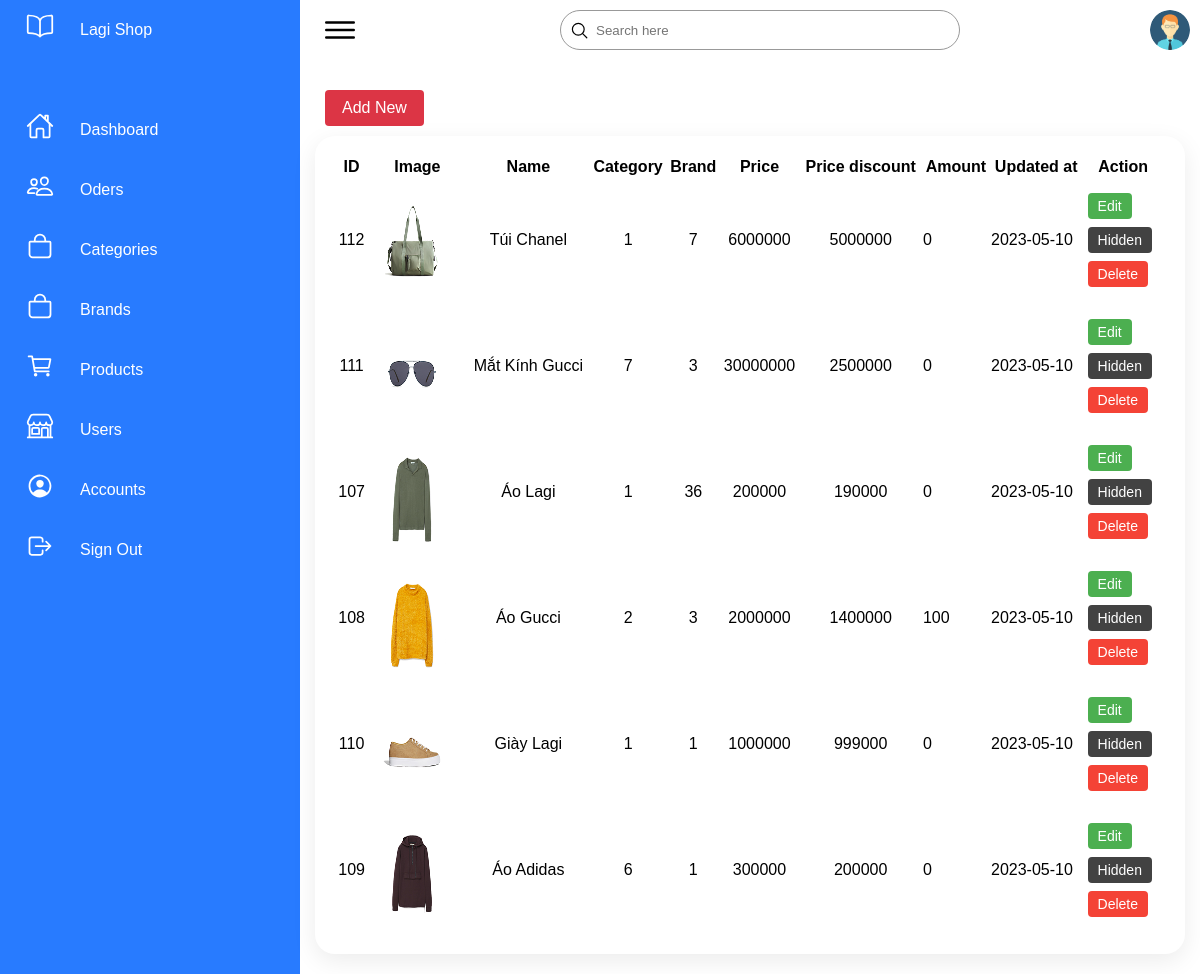
Screenshot of /doan/Shop_php/admin/products.php (signed in) with the database file from the repository.
### tables this page shows
CREATE TABLE `product` (
  `productId` int(100) NOT NULL,
  `productName` tinytext NOT NULL,
  `catId` int(110) NOT NULL,
  `brandId` int(110) NOT NULL,
  `product_desc` text NOT NULL,
  `price` bigint(255) NOT NULL,
  `price_discount` bigint(255) NOT NULL,
  `image` varchar(255) NOT NULL,
  `amount` int(11) NOT NULL,
  `created_at` timestamp NOT NULL DEFAULT current_timestamp() ON UPDATE current_timestamp(),
  `hidden` tinyint(1) NOT NULL DEFAULT 0
);

### doan/Shop_php/admin/products.php (the view, shortened to what this page needs)
<!DOCTYPE html>
<html lang="en">
<head>
    <link rel="stylesheet" href="../css/doan.css">
    <link rel="stylesheet" href="../css/new_products.css">
</head>
<body>
    <div class="container">
        <div class="navigation">
            <ul>
                <li>
                    <a href="dashboard.php">
                        <span class="icon"><ion-icon name="book-outline"></ion-icon></span>
                        <span class="title">Lagi Shop</span>
                    </a>
                </li>
                <li>
                    <a href="dashboard.php">
                        <span class="icon"><ion-icon name="home-outline"></ion-icon></span>
                        <span class="title">Dashboard</span>
                    </a>
                </li>
                <li>
                    <a href="xulydonhang.php">
                        <span class="icon"><ion-icon name="people-outline"></ion-icon></span>
                        <span class="title">Oders</span>
                    </a>
                </li>
                <li>
                    <a href="xulydanhmuc.php">
                        <span class="icon"><ion-icon name="bag-outline"></ion-icon></span>
                        <span class="title">Categories</span>
                    </a>
                </li>
                <li>
                    <a href="xulybrand.php">
                        <span class="icon"><ion-icon name="bag-outline"></ion-icon></span>
                        <span class="title">Brands</span>
                    </a>
                </li>
                <li>
                    <a href="products.php">
                        <span class="icon"><ion-icon name="cart-outline"></ion-icon></span>
                        <span class="title">Products</span>
                    </a>
                </li>
                <li>
                    <a href="xulykhachhang.php">
                        <span class="icon"><ion-icon name="storefront-outline"></ion-icon></span>
                        <span class="title">Users</span>
                    </a>
                </li>
                <li>
                    <a href="account.php">
                        <span class="icon"><ion-icon name="person-circle-outline"></ion-icon></span>
                        <span class="title">Accounts</span>
                    </a>
                </li>
                <li>
                    <a href="?dangxuat=1">
                        <span class="icon"><ion-icon name="log-out-outline"></ion-icon></span>
                        <span class="title">Sign Out</span>
                    </a>
                </li>
            </ul>
        </div>
        <div class="main">
            <div class="topbar">
                <div class="toggle">
                    <ion-icon name="menu-outline"></ion-icon>
                </div>
                <div class="search">
                    <label>
                        <input type="text" placeholder="Search here">
                        <ion-icon name="search-outline"></ion-icon>
                    </label>
                </div>
                <div class="user">
                    <img src="../img/user.png" alt="">
                </div>
            </div>
            <div class="content">
                <div class="cards-1">
                    <div class="mb-10">
                        <a href="create.php" class="btn btn-danger mr-2">
                            <span>Add New</span>
                        </a>
                    </div>
                    <div class="content-2">
                        <div class="recent-payments">
                            <table>
                                <thead>
                                    <tr>
                                        <th>ID</th>
                                        <th>Image</th>
                                        <th>Name</th>
                                        <th>Category</th>
                                        <th>Brand</th>
                                        <th>Price</th>
                                        <th>Price discount</th>
                                        <th>Amount</th>
                                        <th>Updated at</th>
                                        <th>Action</th>
                                    </tr>
                                </thead>
                                <tbody>
                                    <?php
                                    $servername = "localhost";
                                    $username = "root";
                                    $password = "";
                                    $dbname = "lagi.shop";
                                    $conn = mysqli_connect($servername, $username, $password, $dbname);
                                    $sql = "SELECT * FROM `product` ORDER BY `product`.`created_at` DESC";
                                    $result = mysqli_query($conn, $sql);
                                    if (mysqli_num_rows($result) > 0) {
                                        while ($row = mysqli_fetch_assoc($result)) {
                                            echo "<tr>";
                                            echo "<td>" . $row["productId"] . "</td>";
                                            echo "<td><img class='profile-1' src='" . $row["image"] . "' alt=''></td>";
                                            echo "<td>" . $row["productName"] . "</td>";
                                            echo "<td>" . $row["catId"] . "</td>";
                                            echo "<td>" . $row["brandId"] . "</td>";
                                            echo "<td>" . $row["price"] . "</td>";
                                            echo "<td>" . $row["price_discount"] . "</td>";
                                            echo "<td>" . $row["amount"] . "</td>";
                                            echo "<td>" . date('Y-m-d', strtotime($row["created_at"])) . "</td>";
                                            echo "<td>";
                                            echo "<form method='POST' action='editproduct.php'>";
                                            echo "<input type='submit' name='edit_cart_item' value='Edit'>";
                                            echo "</form></br>";
                                            if ($row["hidden"] == 0) {
                                                echo "<form method='POST'>";
                                                echo "<input type='submit' name='hidden_cart_item' value='Hidden'>";
                                                echo "</form></br>";
                                            } else {
                                                echo "<form method='POST'>";
                                                echo "<input type='hidden' name='product_id' value='" . $row["productId"] . "'>";
                                                echo "<input type='submit' name='visible_cart_item' value='Visible'>";
                                                echo "</form></br>";
                                            }
                                            echo "<form method='POST'>";
                                            echo "<input type='submit' name='delete_cart_item' value='Delete'>";
                                            echo "</form>";
                                            echo "</td>";
                                            echo "</tr>";
                                        }
                                    } else {
                                        echo "<tr><td colspan='10'>No products found</td></tr>";
                                    }
                                    ?>
                                </tbody>
                            </table>
                        </div>
                    </div>
                </div>
            </div>
</body>
</html>

### doan/Shop_php/css/doan.css (style rules this page uses)
* { margin: 0px; padding: 0px; box-sizing: border-box; font-family: sans-serif; }
:root { --blue:#287bff; --white:#fff; --grey:#f5f5f5; --black1:#222; --black2:#999; }
body { min-height: 100vh; overflow-x: hidden; }
.container { position: relative; width: 100%; }
.navigation { position: fixed; width: 300px; height: 100%; background:var(--blue); border-left: 10px solid var(--blue); transition: 0.5s; overflow: hidden; }
.navigation ul { position: absolute; top: 0; left: 0; width: 100%; padding-left: 0; }
.navigation ul li { position: relative; width: 100%; list-style: none; border-top-left-radius: 30px; border-bottom-left-radius: 30px; }
.navigation ul li:nth-child(1) { margin-bottom: 40px; pointer-events: none; }
.navigation ul li a { position: relative; display: block; width: 100%; display: flex; text-decoration: none; color: var(--white); }
.navigation ul li a .icon { position: relative; display: block; min-width: 60px; height: 60px; line-height: 70px; text-align: center; }
.navigation ul li a .icon ion-icon { font-size: 1.75em; }
.navigation ul li a .title { position: relative; display: block; padding: 0 10px; height: 60px; line-height: 60px; text-align: start; white-space: nowrap; }
.main { position: absolute; width: calc(100% - 300px); left: 300px; min-height: 100vh; background: var(--white); transition: 0.5s; }
.topbar { width: 100%; height: 60px; display: flex; justify-content: space-between; align-items: center; padding: 0 10px; }
.toggle { position: relative; top: 0; width: 60px; height: 60px; display: flex; justify-content: center; align-items: center; font-size: 2.5em; cursor: pointer; }
.search { position: relative; width: 400px; margin: 0 10px; }
.search label { position: relative; width: 100%; }
.search label input { width: 100%; height: 40px; border-radius: 40px; padding: 5px 20px; outline: none; padding-left: 35px; border: 1px solid var(--black2); }
.search label ion-icon { position: absolute; top:0px; left: 10px; font-size: 1.2em; }
.user { position:relative; width:40px; height: 40px; border-radius: 50%; overflow: hidden; cursor: pointer; }
.user img { position: absolute; top: 0; left:0; width: 100%; height: 100%; object-fit: cover; }
.btn { position: relative; padding: 5px 10px; background: var(--blue); text-decoration: none; color: var(--white); border-radius: 6px; }

### doan/Shop_php/css/new_products.css (style rules this page uses)
.recent-payments { position: relative; display: grid; min-height: 500px; background: var(--white); padding: 20px; box-shadow: 0 7px 25px rgba(0, 0, 0, 0.08); border-radius: 20px; }
.content .recent-payments table tr td:nth-child(1) { text-align: center; }
.content .recent-payments table tr td:nth-child(2) { text-align: center; }
.content .recent-payments table tr td:nth-child(3) { text-align: center; }
.content .recent-payments table tr td:nth-child(4) { text-align: center; }
.content .recent-payments table tr td:nth-child(5) { text-align: center; }
.content .recent-payments table tr td:nth-child(6) { text-align: center; }
.content .recent-payments table tr td:nth-child(7) { text-align: center; }
.container .content .cards-1 { padding: 20px 15px; }
img.profile-1 { width: 90px; height: 120px; padding: 0 10px 0 0; align-items: center; justify-content: center; }

### doan/Shop_php/admin/products.php (style rules this page uses)
.btn { margin: 10px; display: inline-block; font-weight: 400; color: #fff; text-align: center; vertical-align: middle; user-select: none; background-color: #dc3545; border-color: #dc3545; padding: .375rem .75rem; font-size: 1rem; line-height: 1.5; border-radius: .25rem; transition: color .15s ease-in-out, background-color .15s ease-in-out, border-color .15s ease-in-out, box-shadow .15s ease-in-out; }
.btn span { display: inline-block; margin-left: 5px; margin-right: 5px; }
form { display: inline-block; }
input[type="submit"] { background-color: #4CAF50; border: none; color: #fff; padding: 5px 10px; margin: 0.3em; text-align: center; text-decoration: none; display: inline-block; font-size: 14px; border-radius: 4px; cursor: pointer; }
input[type="submit"][name="delete_cart_item"] { background-color: #f44336; }
input[type="submit"][name="hidden_cart_item"] { background-color: #424242; }

### rows the page displays
product: productId "112", image (picture), productName "Túi Chanel", catId "1", brandId "7", price "6000000", price_discount "5000000", amount "0", created_at "2023-05-10"
product: productId "111", image (picture), productName "Mắt Kính Gucci", catId "7", brandId "3", price "30000000", price_discount "2500000", amount "0", created_at "2023-05-10"
product: productId "107", image (picture), productName "Áo Lagi", catId "1", brandId "36", price "200000", price_discount "190000", amount "0", created_at "2023-05-10"
product: productId "108", image (picture), productName "Áo Gucci", catId "2", brandId "3", price "2000000", price_discount "1400000", amount "100", created_at "2023-05-10"
product: productId "110", image (picture), productName "Giày Lagi", catId "1", brandId "1", price "1000000", price_discount "999000", amount "0", created_at "2023-05-10"
product: productId "109", image (picture), productName "Áo Adidas", catId "6", brandId "1", price "300000", price_discount "200000", amount "0", created_at "2023-05-10"
